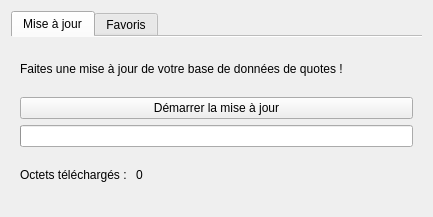
<?xml version="1.0" encoding="UTF-8"?>
<ui version="4.0">
 <class>FenMaj</class>
 <widget class="QWidget" name="FenMaj">
  <property name="geometry">
   <rect>
    <x>0</x>
    <y>0</y>
    <width>433</width>
    <height>217</height>
   </rect>
  </property>
  <property name="windowTitle">
   <string>Mise à jour</string>
  </property>
  <layout class="QVBoxLayout" name="verticalLayout_2">
   <item>
    <widget class="QTabWidget" name="tabWidget">
     <property name="tabShape">
      <enum>QTabWidget::Rounded</enum>
     </property>
     <property name="documentMode">
      <bool>true</bool>
     </property>
     <widget class="QWidget" name="maj">
      <attribute name="title">
       <string>Mise à jour</string>
      </attribute>
      <layout class="QVBoxLayout" name="verticalLayout_3">
       <item>
        <widget class="QLabel" name="label_4">
         <property name="text">
          <string>Faites une mise à jour de votre base de données de quotes !</string>
         </property>
        </widget>
       </item>
       <item>
        <widget class="QPushButton" name="boutonMaj">
         <property name="text">
          <string>Démarrer la mise à jour</string>
         </property>
        </widget>
       </item>
       <item>
        <widget class="QProgressBar" name="progress">
         <property name="value">
          <number>0</number>
         </property>
         <property name="textVisible">
          <bool>false</bool>
         </property>
        </widget>
       </item>
       <item>
        <layout class="QHBoxLayout" name="horizontalLayout_3">
         <item>
          <widget class="QLabel" name="label">
           <property name="sizePolicy">
            <sizepolicy hsizetype="Fixed" vsizetype="Preferred">
             <horstretch>0</horstretch>
             <verstretch>0</verstretch>
            </sizepolicy>
           </property>
           <property name="text">
            <string>Octets téléchargés : </string>
           </property>
          </widget>
         </item>
         <item>
          <widget class="QLabel" name="label_octets">
           <property name="sizePolicy">
            <sizepolicy hsizetype="Expanding" vsizetype="Preferred">
             <horstretch>0</horstretch>
             <verstretch>0</verstretch>
            </sizepolicy>
           </property>
           <property name="text">
            <string>0</string>
           </property>
          </widget>
         </item>
        </layout>
       </item>
      </layout>
     </widget>
     <widget class="QWidget" name="favoris">
      <attribute name="title">
       <string>Favoris</string>
      </attribute>
      <layout class="QVBoxLayout" name="verticalLayout">
       <item>
        <widget class="QLabel" name="label_2">
         <property name="text">
          <string>Téléchargez vos favoris depuis DansTonChat.com !</string>
         </property>
        </widget>
       </item>
       <item>
        <spacer name="verticalSpacer">
         <property name="orientation">
          <enum>Qt::Vertical</enum>
         </property>
         <property name="sizeHint" stdset="0">
          <size>
           <width>20</width>
           <height>40</height>
          </size>
         </property>
        </spacer>
       </item>
       <item>
        <layout class="QHBoxLayout" name="horizontalLayout_2">
         <item>
          <widget class="QLabel" name="label_3">
           <property name="sizePolicy">
            <sizepolicy hsizetype="Fixed" vsizetype="Preferred">
             <horstretch>0</horstretch>
             <verstretch>0</verstretch>
            </sizepolicy>
           </property>
           <property name="text">
            <string>Votre nom de compte :</string>
           </property>
          </widget>
         </item>
         <item>
          <widget class="QLineEdit" name="nomCompte"/>
         </item>
        </layout>
       </item>
       <item>
        <widget class="QPushButton" name="downloadFavoris">
         <property name="text">
          <string>Mettre à jour mes favoris</string>
         </property>
        </widget>
       </item>
       <item>
        <widget class="QProgressBar" name="progressDownloadFav">
         <property name="value">
          <number>0</number>
         </property>
         <property name="textVisible">
          <bool>false</bool>
         </property>
        </widget>
       </item>
       <item>
        <layout class="QHBoxLayout" name="horizontalLayout">
         <item>
          <widget class="QLabel" name="label_5">
           <property name="sizePolicy">
            <sizepolicy hsizetype="Fixed" vsizetype="Preferred">
             <horstretch>0</horstretch>
             <verstretch>0</verstretch>
            </sizepolicy>
           </property>
           <property name="text">
            <string>Octets téléchargés : </string>
           </property>
          </widget>
         </item>
         <item>
          <widget class="QLabel" name="label_octetsFav">
           <property name="sizePolicy">
            <sizepolicy hsizetype="Expanding" vsizetype="Preferred">
             <horstretch>0</horstretch>
             <verstretch>0</verstretch>
            </sizepolicy>
           </property>
           <property name="minimumSize">
            <size>
             <width>89</width>
             <height>0</height>
            </size>
           </property>
           <property name="text">
            <string>0</string>
           </property>
          </widget>
         </item>
        </layout>
       </item>
      </layout>
     </widget>
    </widget>
   </item>
  </layout>
 </widget>
 <resources/>
 <connections/>
</ui>
